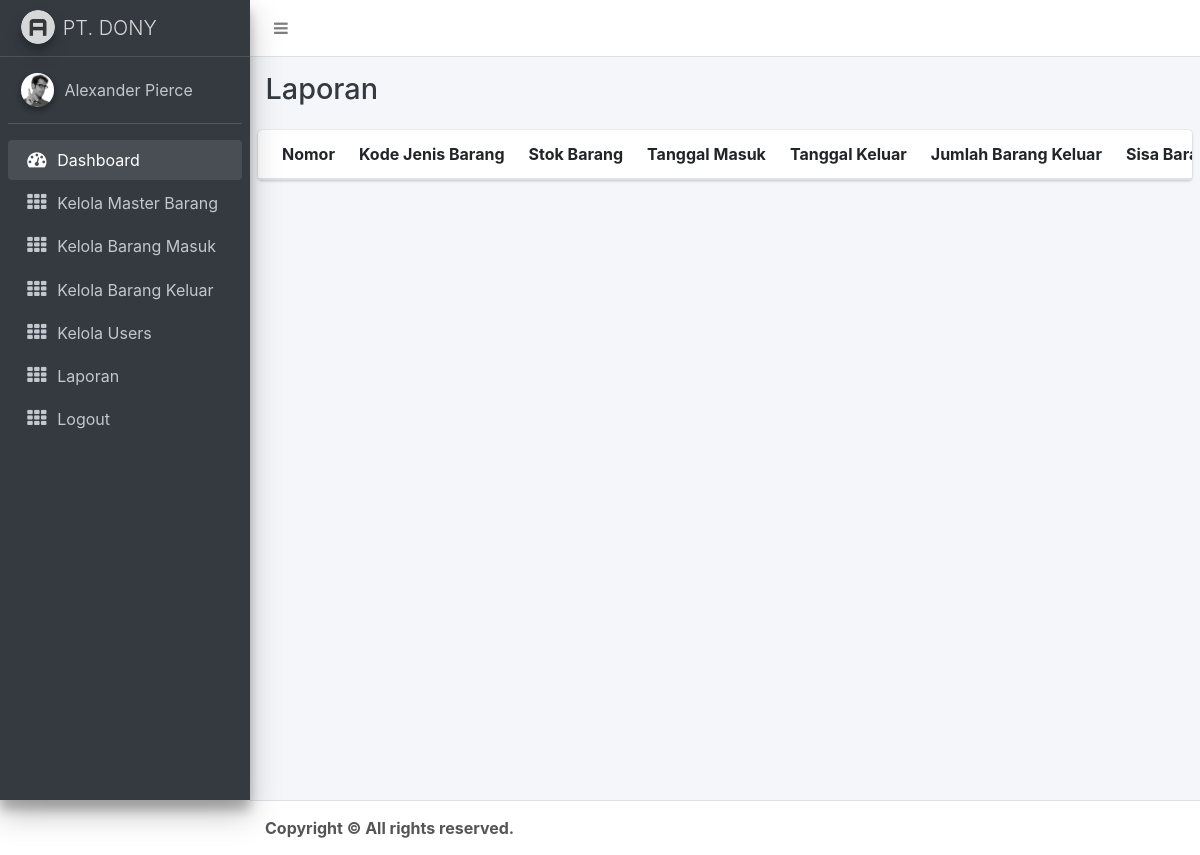
Before: /index.php/general/laporan with the older database file.
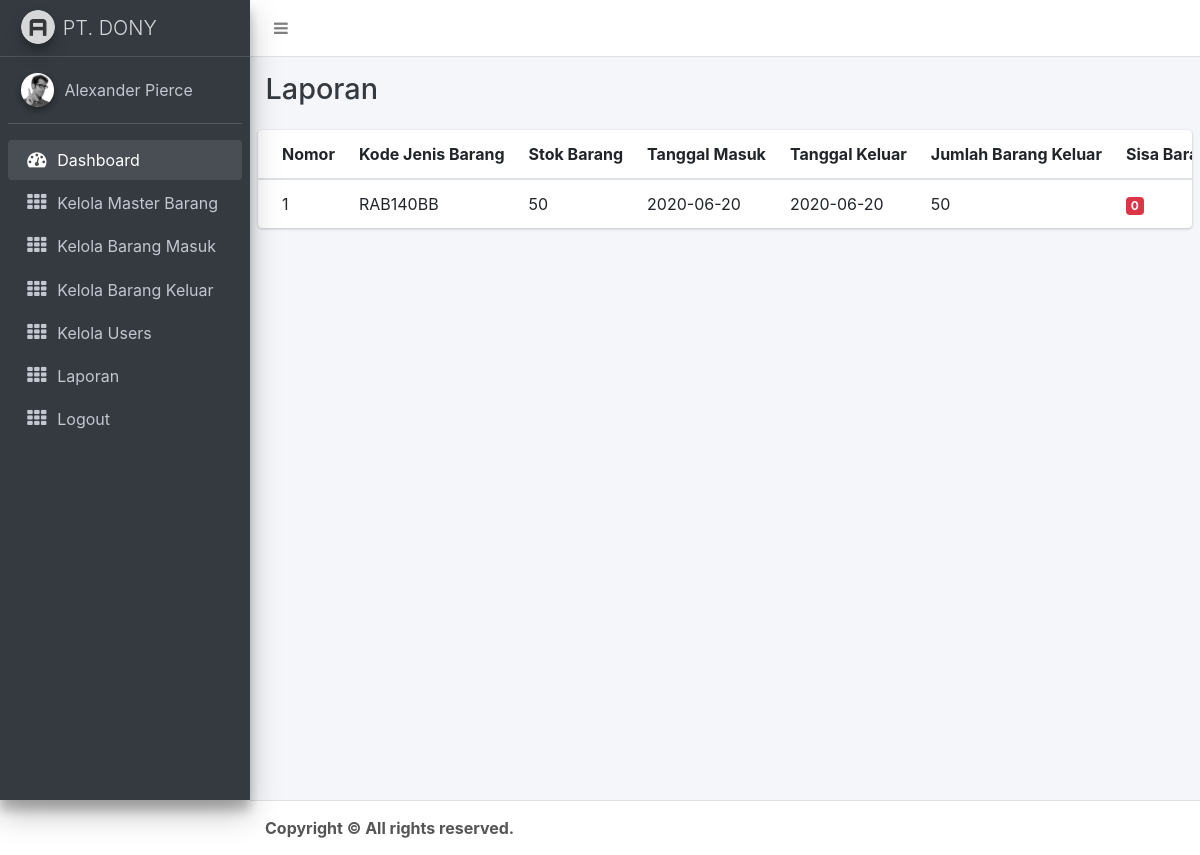
After: the same page with the newer database file.
### tables this page shows
CREATE TABLE `app_barang_masuk` (
  `id` int(11) NOT NULL AUTO_INCREMENT,
  `kode_jenis_barang` char(20) DEFAULT NULL,
  `id_cabang` int(11) DEFAULT NULL,
  `status_permintaan` varchar(20) DEFAULT NULL,
  `jumlah_barang` int(11) DEFAULT NULL,
  `status_barang` int(11) DEFAULT NULL COMMENT '1=tersedia, 2= pending, 0 = tidak tersedia, 3 = tersedia pp',
  `keterangan` varchar(50) DEFAULT NULL,
  `tanggal_masuk` timestamp NULL DEFAULT CURRENT_TIMESTAMP,
  PRIMARY KEY (`id`),
  KEY `kode barang` (`kode_jenis_barang`),
  KEY `cabang barang keluar` (`id_cabang`),
  CONSTRAINT `cabang barang keluar` FOREIGN KEY (`id_cabang`) REFERENCES `app_cabang` (`id`),
  CONSTRAINT `kode barang` FOREIGN KEY (`kode_jenis_barang`) REFERENCES `app_barang` (`kode_jenis_barang`)
);

CREATE TABLE `app_barang_keluar` (
  `id` int(11) NOT NULL AUTO_INCREMENT,
  `kode_jenis_barang` char(20) DEFAULT NULL,
  `jumlah_barang_keluar` int(11) DEFAULT NULL,
  `tanggal_keluar` date DEFAULT NULL,
  PRIMARY KEY (`id`),
  KEY `kode barang keluar` (`kode_jenis_barang`),
  CONSTRAINT `kode barang keluar` FOREIGN KEY (`kode_jenis_barang`) REFERENCES `app_barang` (`kode_jenis_barang`)
);

### application/controllers/General.php (called while the page is built, shortened)
<?php
class General extends CI_Controller{
  public function __construct()
  {
    $this->load->model('M_general');
  }
  function laporan()
  {
    $data['content'] = 'content/laporan';
    $data['barang'] = $this->M_general->getJoinData('kode_jenis_barang', 'app_barang_masuk', 'app_barang_keluar');
    $this->load->view('template', $data);
  }
}

### index.php (called while the page is built, shortened)
<?php
require_once BASEPATH.'core/CodeIgniter.php';

### application/models/M_general.php (called while the page is built, shortened)
<?php
class M_general extends CI_Model {
  public function getJoinData($uniqid, $table1, $table2)
  {
    $query = $this->db->select('*')
            ->from($table1)
            ->join($table2, $table2.'.'.$uniqid.'='.$table1.'.'.$uniqid)
            ->get();
    return $query->result();
  }
}

### application/views/content/laporan.php (the view, shortened to what this page needs)
<!DOCTYPE html>
<html lang="en">
<head>
</head>
<body>
  <div class="content-wrapper">
    <div class="content-header">
      <div class="container-fluid">
        <div class="row mb-2">
          <div class="col-sm-6">
            <h1 class="m-0 text-dark">Laporan</h1>
          </div>
        </div>
      </div>
    </div>
    <section class="content">
      <div class="row">
        <div class="col-12">
          <div class="card">
            <div class="card-body table-responsive p-0">
              <table id="example2" class="table table-hover text-nowrap">
                <thead>
                <tr>
                  <th>Nomor</th>
                  <th>Kode Jenis Barang</th>
                  <th>Stok Barang</th>
                  <th>Tanggal Masuk</th>
                  <th>Tanggal Keluar</th>
                  <th>Jumlah Barang Keluar</th>
                  <th>Sisa Barang</th>
                </tr>
                </thead>
                <tbody>
                <?php
                  $no = 0;
                  foreach($barang as $data) {
                    $no++;
                ?>
                <tr>
                  <td><?= $no ?></td>
                  <td><?= $data->kode_jenis_barang ?></td>
                  <td><?= $data->jumlah_barang ?></td>
                  <td><?= date('Y-m-d', strtotime($data->tanggal_masuk)); ?></td>
                  <td><?= $data->tanggal_keluar ?></td>
                  <td><?= $data->jumlah_barang_keluar ?></td>
                  <td><span class="badge badge-danger"><?= $data->jumlah_barang - $data->jumlah_barang_keluar ?></span></td>
                </tr>
                <?php } ?>
              </table>
            </div>
          </div>
        </div>
      </div>
    </section>
  </div>
</body>
</html>

Changed rows visible on the page:
added app_barang_masuk: app_barang_keluar.kode_jenis_barang "RAB140BB", jumlah_barang "50", tanggal_masuk "2020-06-20", app_barang_keluar.tanggal_keluar "2020-06-20", app_barang_keluar.jumlah_barang_keluar "50", $data->jumlah_barang-$data->jumlah_barang_keluar "0"
